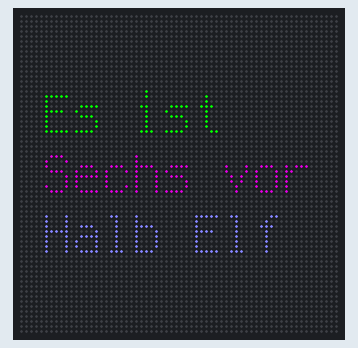
This program was run on a simulated Raspberry Pi Pico running CircuitPython. On the bench: 64×64 RGB LED matrix. The clock reads 2024-03-15 10:24:30 at power-on unless the program sets it; random numbers come from a fixed seed; values from a settings file that is not in the repository are placeholders.

Above: at 0.1 s.
At 30.1 s:
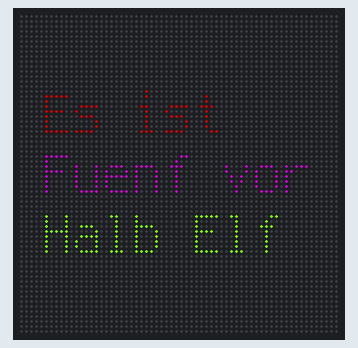
At 90.1 s:
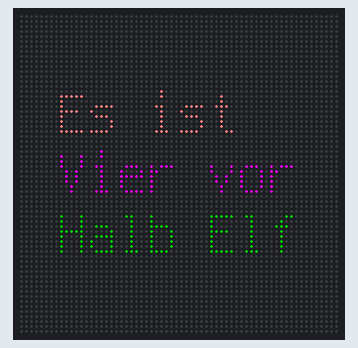

The program:

word-de.py
```python
# (licence header left out)
import random
import os
import time
import rtc
import board
import busio
import adafruit_ds3231
import displayio
import framebufferio
import rgbmatrix
import terminalio
import adafruit_display_text as adt
import adafruit_display_text.label as adtl

QUARTER = "Viertel"
QUARTER3 = "Drei Viertel"
HALF = "Halb"
PAST = "nach"
UNTIL = "vor"
OCLOCK = "Uhr"
SDIGITS = ["Null", "Ein", "Zwei", "Drei", "Vier", "Fuenf", "Sechs", "Sieben", "Acht", "Neun"]
TEN_PLUS = ["Zehn", "Elf", "Zwoelf", "Dreizehn", "Vierzehn", "Fuenfzehn", "Sechzehn", "Siebzehn", "Achtzehn", "Neunzehn"]
TENS = ["zwanzig", "dreissig", "vierzig", "fuenfzig"]
DAYPHASE = ["Nachts", "Morgens", "Mittags", "Abends"]
PHASES = [ [22,23,0,1,2,3,4], [5,6,7,8,9,10], [11,12,13,14,15,16], [17,18,19,20,21] ]
ONE = "Eins"
AND = "und"
BLANK = " "

###################

displayio.release_displays()

UTC_OFFSET = os.getenv('UTC_OFFSET')
TZ = os.getenv('TZ')

try:
    i2c = busio.I2C(board.GP7, board.GP6)  # PICO SCL=GP7 and SDA=GP6
    ds3231 = adafruit_ds3231.DS3231(i2c)
    dtm = ds3231.datetime
except:
    dtm = time.struct_time( (2024, 6, 24,    1, 55, 0,    0, 0, 0))

rtc.RTC().datetime = dtm

def format_hour(hour_num):
    hour = hour_num % 24
    if hour > 12:
        hour -= 12
    if hour < 10:
        o_hour = SDIGITS[hour]
    else:
        o_hour = TEN_PLUS[hour - 10]
    return hour, o_hour

def day_phase(hour_num):
    hour = hour_num % 24
    if hour in PHASES[0]:
        o_phase = DAYPHASE[0]
    elif hour in PHASES[1]:
        o_phase = DAYPHASE[1]
    elif hour in PHASES[2]:
        o_phase = DAYPHASE[2]
    elif hour in PHASES[3]:
        o_phase = DAYPHASE[3]
    return o_phase

COLOR_VALUES = [0, 128, 255]  # Brighter - Possible color values used for random 0..2 selection
#COLOR_VALUES = [0, 80, 160]   # Dimmer   - Possible color values used for random 0..2 selection
#COLOR_VALUES = [0, 64, 128]   # Dimmer   - Possible color values used for random 0..2 selection

def pick_random_color():
    # Pick a random color for each line and add it to the display
    r = COLOR_VALUES[random.randint(0, 2)]
    g = COLOR_VALUES[random.randint(0, 2)]
    b = COLOR_VALUES[random.randint(0, 2)]
    if not (r | g | b): r = g = b = COLOR_VALUES[2] # Set to white if black result
    return (r<<16|g<<8|b)

##############

RGB_TYPE = "SeenGreat"
#RGB_TYPE = "Pimoroni"

def seengreat_rgb():
    # Code for Pico rp2040 on SeenGreat RGB Matrix Adapter Board
    return rgbmatrix.RGBMatrix(
        width=64, height=64, bit_depth=2,
        rgb_pins=[board.GP2, board.GP3, board.GP4, board.GP5, board.GP8, board.GP9],
        addr_pins=[board.GP10, board.GP16, board.GP18, board.GP20, board.GP22],
        clock_pin=board.GP11, latch_pin=board.GP12, output_enable_pin=board.GP13)

def pimoroni_rgb():
    # Code for Pico rp2040 on D-I-Y Adapter (Pimoroni Interstate75 compatible)
    return rgbmatrix.RGBMatrix(
        width=64, height=64, bit_depth=2,
        rgb_pins=[board.GP0, board.GP1, board.GP2, board.GP3, board.GP4, board.GP5],
        addr_pins=[board.GP6, board.GP7, board.GP8, board.GP9, board.GP10],
        clock_pin=board.GP11, latch_pin=board.GP12, output_enable_pin=board.GP13)

if RGB_TYPE == "SeenGreat":     matrix = seengreat_rgb()
elif RGB_TYPE == "Pimoroni":    matrix = pimoroni_rgb()
else:                           raise NameError(RGB_TYPE)

display = framebufferio.FramebufferDisplay(matrix, auto_refresh=True, rotation = 0)

##############

def format_minute(minute):
    o_min = ""

    if minute == 1:
        o_min = ONE
    elif minute == 15:
        o_min = QUARTER
    elif minute == 30:
        o_min = HALF
    elif minute == 45:
        o_min = QUARTER3
    elif minute < 10:
        o_min = SDIGITS[minute]
    elif minute < 20:
        o_min = TEN_PLUS[minute - 10]
    else:
        if minute % 10:
            o_min = SDIGITS[(minute % 10)] + AND + BLANK
        o_min += TENS[(minute // 10) - 2]

    o_min_half = PAST
    if (minute % 30) >= 20:
        o_min_half = UNTIL
    return o_min_half, o_min


last_minute_displayed = -1

# Main loop
while True:
    lt = time.localtime()

    hour = lt.tm_hour
    min = lt.tm_min

    if last_minute_displayed != min:
        last_minute_displayed = min

        o_min_half, o_min = format_minute(min)

        if (o_min_half == UNTIL):
            dummy, o_min = format_minute(30 - (min % 30))

        if o_min in [QUARTER, HALF, QUARTER3]:
            o_min_half = UNTIL
        else:
            if (o_min_half == UNTIL):
                o_min += BLANK + UNTIL
                if min < 30:
                    o_min += BLANK + HALF

        if (o_min_half == UNTIL):
            o_phase = day_phase(hour + 1)
            hour, o_hour = format_hour(hour + 1)
        else:
            o_phase = day_phase(hour)
            hour, o_hour = format_hour(hour)


        txt = "Es ist "
        if min == 0:
            txt += (o_hour + BLANK + OCLOCK + BLANK + o_phase)
        elif (o_min_half == PAST):
            txt += (o_hour + BLANK + OCLOCK + BLANK + o_min)
        else:
            if hour == 1:
                o_hour = ONE
            elif hour == 0:
                hour, o_hour = format_hour(12)
            txt += (o_min + BLANK + o_hour)


        text_list = adt.wrap_text_to_pixels(txt, 60, font=terminalio.FONT)

        total_height = 0
        max_width = 0
        line_list = []
        for w in text_list:
            line = adtl.Label(
                terminalio.FONT,
                color=pick_random_color(),
                text=w,
                scale=1)
            line_list.append(line)
            zx, zy, zwidth, zheight = line.bounding_box
            total_height += zheight
            max_width = max(max_width, zwidth)
        xwork = ((60 - max_width) // 2) + 2
        ywork = ((60 - total_height) // 2) + 2 + 6

        current_y = ywork
        g = displayio.Group()
        for l in line_list:
            l.x = xwork
            l.y = current_y
            zx, zy, zwidth, zheight = l.bounding_box
            current_y += zheight
            g.append(l)
        display.root_group=g

    time.sleep(1)
```

Measured:
- what the display in image 0 shows lasts 30.0 s, from 0.0 s to 30.0 s
- what the display in image 1 shows lasts 60.0 s, from 30.0 s to 90.0 s
